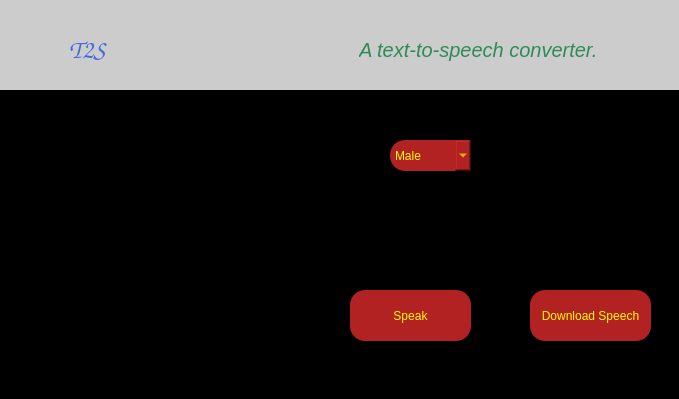
<?xml version="1.0" encoding="UTF-8"?>
<ui version="4.0">
 <class>MainWindow</class>
 <widget class="QMainWindow" name="MainWindow">
  <property name="geometry">
   <rect>
    <x>0</x>
    <y>0</y>
    <width>679</width>
    <height>399</height>
   </rect>
  </property>
  <property name="windowTitle">
   <string notr="true">T2S</string>
  </property>
  <property name="windowIcon">
   <iconset>
    <normaloff>logo.ico</normaloff>logo.ico</iconset>
  </property>
  <property name="styleSheet">
   <string notr="true">background-color: black;</string>
  </property>
  <widget class="QWidget" name="centralwidget">
   <widget class="QWidget" name="title_container" native="true">
    <property name="geometry">
     <rect>
      <x>-11</x>
      <y>-31</y>
      <width>691</width>
      <height>121</height>
     </rect>
    </property>
    <property name="styleSheet">
     <string notr="true">background-color: #ccc</string>
    </property>
    <widget class="QLabel" name="appTitle">
     <property name="geometry">
      <rect>
       <x>80</x>
       <y>65</y>
       <width>47</width>
       <height>30</height>
      </rect>
     </property>
     <property name="styleSheet">
      <string notr="true">font-family: cursive;
font-size: 26px;
color: royalblue;</string>
     </property>
     <property name="text">
      <string>T2S</string>
     </property>
    </widget>
    <widget class="QLabel" name="appDesc">
     <property name="geometry">
      <rect>
       <x>370</x>
       <y>70</y>
       <width>237</width>
       <height>22</height>
      </rect>
     </property>
     <property name="styleSheet">
      <string notr="true">font-size: 20px;
font-family: Arial, helvetica, sans-serif;
font-style: italic;
color: seagreen;</string>
     </property>
     <property name="text">
      <string>A text-to-speech converter.</string>
     </property>
    </widget>
   </widget>
   <widget class="QTextEdit" name="speech">
    <property name="geometry">
     <rect>
      <x>40</x>
      <y>130</y>
      <width>251</width>
      <height>181</height>
     </rect>
    </property>
   </widget>
   <widget class="QPushButton" name="speak_now">
    <property name="geometry">
     <rect>
      <x>350</x>
      <y>290</y>
      <width>121</width>
      <height>51</height>
     </rect>
    </property>
    <property name="styleSheet">
     <string notr="true">background-color: firebrick;
color: yellow;

border: none;
outline:none;
border-radius: 15px;</string>
    </property>
    <property name="text">
     <string>Speak</string>
    </property>
   </widget>
   <widget class="QPushButton" name="speak_down">
    <property name="geometry">
     <rect>
      <x>530</x>
      <y>290</y>
      <width>121</width>
      <height>51</height>
     </rect>
    </property>
    <property name="styleSheet">
     <string notr="true">background-color: firebrick;
color: yellow;

border: none;
outline: none;
border-radius: 15px;</string>
    </property>
    <property name="text">
     <string>Download Speech</string>
    </property>
   </widget>
   <widget class="QComboBox" name="gender_choose">
    <property name="geometry">
     <rect>
      <x>390</x>
      <y>140</y>
      <width>81</width>
      <height>31</height>
     </rect>
    </property>
    <property name="styleSheet">
     <string notr="true">background-color: firebrick;
color: yellow;
border-radius: 15px;</string>
    </property>
    <item>
     <property name="text">
      <string notr="true">Male</string>
     </property>
    </item>
    <item>
     <property name="text">
      <string notr="true">Female</string>
     </property>
    </item>
   </widget>
  </widget>
  <widget class="QStatusBar" name="statusbar"/>
 </widget>
 <resources/>
 <connections/>
</ui>
